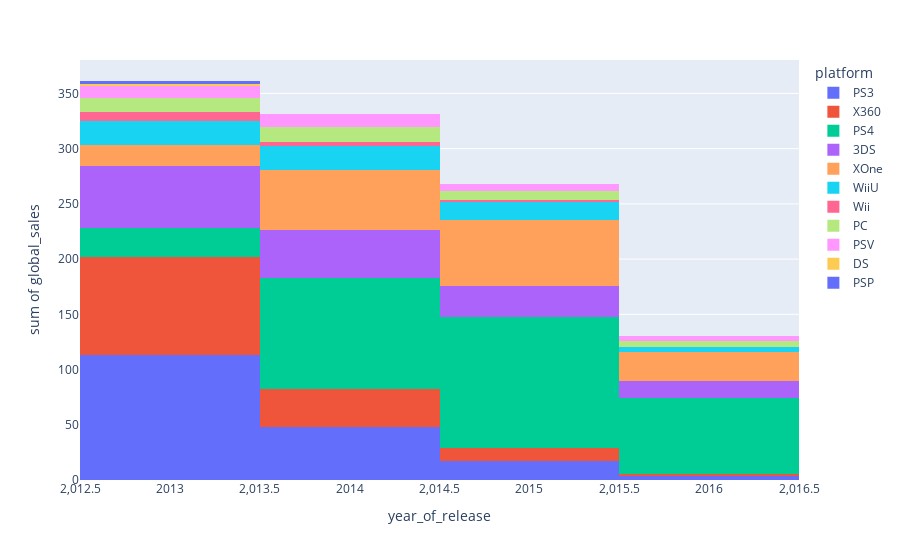

Notebook code for this chart:
### Markdown cell above
We can see the latest major change in game sales by-year per-platform occurs in 2013 when two next generation consoles were released, the PS4 and Xbox One.

### Code cell
# create a new dataset from our original dataset filtered for years from 2013 to 2016(current)
df_from_2013 = df[(df['year_of_release'] >= 2013)]

# Create a plot similar to that above, reduced to years from 2013 to 2016
plt = px.histogram(df_from_2013, 'year_of_release', 'global_sales', color='platform')
plt.show()

### Figure 1 — Plotly figure (JSON) as saved in the notebook; plotly's stock layout.template omitted (floating-point values rounded to 4 significant figures; data arrays with more than 128 entries replaced by an {"elided": "..."} marker saying what was removed)
{"data": [{"alignmentgroup": "True", "bingroup": "x", "histfunc": "sum", "hovertemplate": "platform=PS3<br>year_of_release=%{x}<br>sum of global_sales=%{y}<extra></extra>", "legendgroup": "PS3", "marker": {"color": "#636efa", "pattern": {"shape": ""}}, "name": "PS3", "offsetgroup": "PS3", "orientation": "v", "showlegend": true, "type": "histogram", "x": {"elided": "345 int values"}, "xaxis": "x", "y": {"elided": "345 float values"}, "yaxis": "y"}, {"alignmentgroup": "True", "bingroup": "x", "histfunc": "sum", "hovertemplate": "platform=X360<br>year_of_release=%{x}<br>sum of global_sales=%{y}<extra></extra>", "legendgroup": "X360", "marker": {"color": "#EF553B", "pattern": {"shape": ""}}, "name": "X360", "offsetgroup": "X360", "orientation": "v", "showlegend": true, "type": "histogram", "x": {"elided": "186 int values"}, "xaxis": "x", "y": {"elided": "186 float values"}, "yaxis": "y"}, {"alignmentgroup": "True", "bingroup": "x", "histfunc": "sum", "hovertemplate": "platform=PS4<br>year_of_release=%{x}<br>sum of global_sales=%{y}<extra></extra>", "legendgroup": "PS4", "marker": {"color": "#00cc96", "pattern": {"shape": ""}}, "name": "PS4", "offsetgroup": "PS4", "orientation": "v", "showlegend": true, "type": "histogram", "x": {"elided": "392 int values"}, "xaxis": "x", "y": {"elided": "392 float values"}, "yaxis": "y"}, {"alignmentgroup": "True", "bingroup": "x", "histfunc": "sum", "hovertemplate": "platform=3DS<br>year_of_release=%{x}<br>sum of global_sales=%{y}<extra></extra>", "legendgroup": "3DS", "marker": {"color": "#ab63fa", "pattern": {"shape": ""}}, "name": "3DS", "offsetgroup": "3DS", "orientation": "v", "showlegend": true, "type": "histogram", "x": {"elided": "303 int values"}, "xaxis": "x", "y": {"elided": "303 float values"}, "yaxis": "y"}, {"alignmentgroup": "True", "bingroup": "x", "histfunc": "sum", "hovertemplate": "platform=XOne<br>year_of_release=%{x}<br>sum of global_sales=%{y}<extra></extra>", "legendgroup": "XOne", "marker": {"color": "#FFA15A", "pattern": {"shape": ""}}, "name": "XOne", "offsetgroup": "XOne", "orientation": "v", "showlegend": true, "type": "histogram", "x": {"elided": "247 int values"}, "xaxis": "x", "y": {"elided": "247 float values"}, "yaxis": "y"}, {"alignmentgroup": "True", "bingroup": "x", "histfunc": "sum", "hovertemplate": "platform=WiiU<br>year_of_release=%{x}<br>sum of global_sales=%{y}<extra></extra>", "legendgroup": "WiiU", "marker": {"color": "#19d3f3", "pattern": {"shape": ""}}, "name": "WiiU", "offsetgroup": "WiiU", "orientation": "v", "showlegend": true, "type": "histogram", "x": [2014, 2014, 2015, 2013, 2015, 2013, 2013, 2013, 2015, 2014, 2015, 2014, 2014, 2013, 2013, 2016, 2016, 2013, 2015, 2013, 2014, 2013, 2014, 2014, 2016, 2013, 2014, 2014, 2013, 2013, 2013, 2015, 2015, 2015, 2015, 2015, 2015, 2014, 2015, 2016, 2015, 2013, 2013, 2013, 2014, 2016, 2013, 2016, 2013, 2014, 2013, 2014, 2013, 2015, 2016, 2013, 2014, 2013, 2015, 2013, 2013, 2013, 2016, 2016, 2014, 2015, 2013, 2013, 2014, 2013, 2014, 2013, 2013, 2013, 2015, 2014, 2016, 2013, 2014, 2013, 2014, 2015, 2014, 2015, 2014, 2013, 2014, 2015, 2014, 2013, 2015, 2015, 2013, 2013, 2014, 2015, 2014, 2016, 2016, 2013, 2013, 2014, 2013, 2013, 2013, 2014, 2014, 2014, 2016, 2015, 2015, 2015, 2015, 2015, 2016], "xaxis": "x", "y": [7.09, 4.87, 4.44, 4.32, 3.21, 2.23, 1.8, 1.75, 1.58, 1.53, 1.3, 1.23, 1.19, 1.12, 1.1, 1.03, 1.01, 0.84, 0.84, 0.78, 0.76, 0.74, 0.73, 0.7, 0.67, 0.66, 0.65, 0.64, 0.6, 0.59, 0.58, 0.57, 0.53, 0.52, 0.51, 0.48, 0.46, 0.46, 0.44, 0.42, 0.42, 0.41, 0.4, 0.39, 0.38, 0.37, 0.35, 0.34, 0.31, 0.31, 0.29, 0.27, 0.27, 0.25, 0.24, 0.24, 0.22, 0.2, 0.19, 0.19, 0.18, 0.19, 0.19, 0.15, 0.13, 0.12, 0.12, 0.11, 0.11, 0.12, 0.11, 0.11, 0.1, 0.1, 0.1, 0.09, 0.1, 0.09, 0.09, 0.08, 0.09, 0.08, 0.07, 0.06, 0.06, 0.07, 0.06, 0.07, 0.05, 0.04, 0.05, 0.05, 0.05, 0.03, 0.03, 0.03, 0.03, 0.03, 0.03, 0.02, 0.02, 0.02, 0.02, 0.02, 0.02, 0.02, 0.02, 0.02, 0.01, 0.01, 0.01, 0.01, 0.01, 0.01, 0.01], "yaxis": "y"}, {"alignmentgroup": "True", "bingroup": "x", "histfunc": "sum", "hovertemplate": "platform=Wii<br>year_of_release=%{x}<br>sum of global_sales=%{y}<extra></extra>", "legendgroup": "Wii", "marker": {"color": "#FF6692", "pattern": {"shape": ""}}, "name": "Wii", "offsetgroup": "Wii", "orientation": "v", "showlegend": true, "type": "histogram", "x": [2013, 2013, 2014, 2013, 2015, 2014, 2014, 2013, 2013, 2013, 2014, 2016, 2015, 2013, 2013, 2013, 2013, 2014, 2015, 2013, 2013, 2014, 2015], "xaxis": "x", "y": [3.58, 2.15, 2.01, 1.6, 0.95, 0.95, 0.56, 0.38, 0.26, 0.23, 0.18, 0.18, 0.15, 0.14, 0.1, 0.06, 0.05, 0.04, 0.03, 0.03, 0.01, 0.01, 0.01], "yaxis": "y"}, {"alignmentgroup": "True", "bingroup": "x", "histfunc": "sum", "hovertemplate": "platform=PC<br>year_of_release=%{x}<br>sum of global_sales=%{y}<extra></extra>", "legendgroup": "PC", "marker": {"color": "#B6E880", "pattern": {"shape": ""}}, "name": "PC", "offsetgroup": "PC", "orientation": "v", "showlegend": true, "type": "histogram", "x": {"elided": "189 int values"}, "xaxis": "x", "y": {"elided": "189 float values"}, "yaxis": "y"}, {"alignmentgroup": "True", "bingroup": "x", "histfunc": "sum", "hovertemplate": "platform=PSV<br>year_of_release=%{x}<br>sum of global_sales=%{y}<extra></extra>", "legendgroup": "PSV", "marker": {"color": "#FF97FF", "pattern": {"shape": ""}}, "name": "PSV", "offsetgroup": "PSV", "orientation": "v", "showlegend": true, "type": "histogram", "x": {"elided": "358 int values"}, "xaxis": "x", "y": {"elided": "358 float values"}, "yaxis": "y"}, {"alignmentgroup": "True", "bingroup": "x", "histfunc": "sum", "hovertemplate": "platform=DS<br>year_of_release=%{x}<br>sum of global_sales=%{y}<extra></extra>", "legendgroup": "DS", "marker": {"color": "#FECB52", "pattern": {"shape": ""}}, "name": "DS", "offsetgroup": "DS", "orientation": "v", "showlegend": true, "type": "histogram", "x": [2013, 2013, 2013, 2013, 2013, 2013, 2013, 2013], "xaxis": "x", "y": [0.51, 0.38, 0.21, 0.18, 0.12, 0.08, 0.03, 0.03], "yaxis": "y"}, {"alignmentgroup": "True", "bingroup": "x", "histfunc": "sum", "hovertemplate": "platform=PSP<br>year_of_release=%{x}<br>sum of global_sales=%{y}<extra></extra>", "legendgroup": "PSP", "marker": {"color": "#636efa", "pattern": {"shape": ""}}, "name": "PSP", "offsetgroup": "PSP", "orientation": "v", "showlegend": true, "type": "histogram", "x": [2013, 2013, 2013, 2013, 2013, 2013, 2013, 2013, 2013, 2013, 2013, 2013, 2013, 2013, 2014, 2015, 2013, 2013, 2013, 2013, 2014, 2013, 2013, 2013, 2013, 2013, 2013, 2013, 2013, 2013, 2014, 2013, 2013, 2013, 2013, 2013, 2013, 2013, 2014, 2013, 2013, 2013, 2013, 2013, 2013, 2013, 2013, 2015, 2013, 2015, 2014, 2013, 2014, 2013, 2013, 2013, 2013, 2014, 2013, 2013, 2013, 2014, 2014, 2013, 2014, 2013, 2013], "xaxis": "x", "y": [0.24, 0.22, 0.2, 0.19, 0.18, 0.17, 0.16, 0.15, 0.13, 0.12, 0.12, 0.11, 0.1, 0.09, 0.09, 0.08, 0.08, 0.06, 0.05, 0.05, 0.05, 0.04, 0.04, 0.03, 0.03, 0.03, 0.03, 0.03, 0.03, 0.03, 0.02, 0.02, 0.02, 0.02, 0.02, 0.02, 0.02, 0.02, 0.02, 0.02, 0.02, 0.02, 0.02, 0.02, 0.02, 0.02, 0.02, 0.02, 0.02, 0.02, 0.01, 0.01, 0.01, 0.01, 0.01, 0.01, 0.01, 0.01, 0.01, 0.01, 0.01, 0.01, 0.01, 0.01, 0.01, 0.01, 0.01], "yaxis": "y"}], "layout": {"barmode": "relative", "legend": {"title": {"text": "platform"}, "tracegroupgap": 0}, "margin": {"t": 60}, "xaxis": {"anchor": "y", "domain": [0, 1], "title": {"text": "year_of_release"}}, "yaxis": {"anchor": "x", "domain": [0, 1], "title": {"text": "sum of global_sales"}}}}
